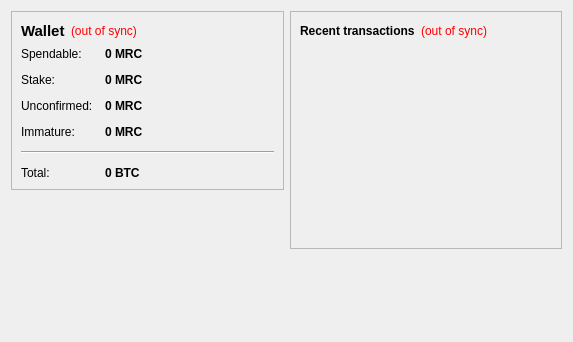
<?xml version="1.0" encoding="UTF-8"?>
<ui version="4.0">
 <class>OverviewPage</class>
 <widget class="QWidget" name="OverviewPage">
  <property name="geometry">
   <rect>
    <x>0</x>
    <y>0</y>
    <width>573</width>
    <height>342</height>
   </rect>
  </property>
  <property name="windowTitle">
   <string>Form</string>
  </property>
  <layout class="QHBoxLayout" name="horizontalLayout" stretch="1,1">
   <item>
    <layout class="QVBoxLayout" name="verticalLayout_2">
     <item>
      <widget class="QFrame" name="frame">
       <property name="frameShape">
        <enum>QFrame::StyledPanel</enum>
       </property>
       <property name="frameShadow">
        <enum>QFrame::Raised</enum>
       </property>
       <layout class="QVBoxLayout" name="verticalLayout_4">
        <item>
         <layout class="QHBoxLayout" name="horizontalLayout_4">
          <item>
           <widget class="QLabel" name="label_5">
            <property name="font">
             <font>
              <pointsize>11</pointsize>
              <weight>75</weight>
              <bold>true</bold>
             </font>
            </property>
            <property name="text">
             <string>Wallet</string>
            </property>
           </widget>
          </item>
          <item>
           <widget class="QLabel" name="labelWalletStatus">
            <property name="toolTip">
             <string>The displayed information may be out of date. Your wallet automatically synchronizes with the Miroskii network after a connection is established, but this process has not completed yet.</string>
            </property>
            <property name="styleSheet">
             <string notr="true">QLabel { color: red; }</string>
            </property>
            <property name="text">
             <string notr="true">(out of sync)</string>
            </property>
            <property name="alignment">
             <set>Qt::AlignLeading|Qt::AlignLeft|Qt::AlignVCenter</set>
            </property>
           </widget>
          </item>
          <item>
           <spacer name="horizontalSpacer_2">
            <property name="orientation">
             <enum>Qt::Horizontal</enum>
            </property>
            <property name="sizeHint" stdset="0">
             <size>
              <width>40</width>
              <height>20</height>
             </size>
            </property>
           </spacer>
          </item>
         </layout>
        </item>
        <item>
         <layout class="QFormLayout" name="formLayout_2">
          <property name="fieldGrowthPolicy">
           <enum>QFormLayout::AllNonFixedFieldsGrow</enum>
          </property>
          <property name="horizontalSpacing">
           <number>12</number>
          </property>
          <property name="verticalSpacing">
           <number>12</number>
          </property>
          <item row="0" column="0">
           <widget class="QLabel" name="label">
            <property name="text">
             <string>Spendable:</string>
            </property>
           </widget>
          </item>
          <item row="0" column="1">
           <widget class="QLabel" name="labelBalance">
            <property name="font">
             <font>
              <weight>75</weight>
              <bold>true</bold>
             </font>
            </property>
            <property name="cursor">
             <cursorShape>IBeamCursor</cursorShape>
            </property>
            <property name="toolTip">
             <string>Your current spendable balance</string>
            </property>
            <property name="text">
             <string notr="true">0 MRC</string>
            </property>
            <property name="textInteractionFlags">
             <set>Qt::LinksAccessibleByMouse|Qt::TextSelectableByKeyboard|Qt::TextSelectableByMouse</set>
            </property>
           </widget>
          </item>
          <item row="1" column="0">
           <widget class="QLabel" name="label_6">
            <property name="text">
             <string>Stake:</string>
            </property>
           </widget>
          </item>
          <item row="1" column="1">
           <widget class="QLabel" name="labelStake">
            <property name="font">
             <font>
              <weight>75</weight>
              <bold>true</bold>
             </font>
            </property>
            <property name="cursor">
             <cursorShape>IBeamCursor</cursorShape>
            </property>
            <property name="toolTip">
             <string>Total of coins that was staked, and do not yet count toward the current balance</string>
            </property>
            <property name="text">
             <string notr="true">0 MRC</string>
            </property>
            <property name="textInteractionFlags">
             <set>Qt::LinksAccessibleByMouse|Qt::TextSelectableByKeyboard|Qt::TextSelectableByMouse</set>
            </property>
           </widget>
          </item>
          <item row="2" column="0">
           <widget class="QLabel" name="label_3">
            <property name="text">
             <string>Unconfirmed:</string>
            </property>
           </widget>
          </item>
          <item row="2" column="1">
           <widget class="QLabel" name="labelUnconfirmed">
            <property name="font">
             <font>
              <weight>75</weight>
              <bold>true</bold>
             </font>
            </property>
            <property name="cursor">
             <cursorShape>IBeamCursor</cursorShape>
            </property>
            <property name="toolTip">
             <string>Total of transactions that have yet to be confirmed, and do not yet count toward the current balance</string>
            </property>
            <property name="text">
             <string notr="true">0 MRC</string>
            </property>
            <property name="textInteractionFlags">
             <set>Qt::LinksAccessibleByMouse|Qt::TextSelectableByKeyboard|Qt::TextSelectableByMouse</set>
            </property>
           </widget>
          </item>
          <item row="3" column="0">
           <widget class="QLabel" name="labelImmatureText">
            <property name="text">
             <string>Immature:</string>
            </property>
           </widget>
          </item>
          <item row="3" column="1">
           <widget class="QLabel" name="labelImmature">
            <property name="font">
             <font>
              <weight>75</weight>
              <bold>true</bold>
             </font>
            </property>
            <property name="toolTip">
             <string>Mined balance that has not yet matured</string>
            </property>
            <property name="text">
             <string notr="true">0 MRC</string>
            </property>
            <property name="textInteractionFlags">
             <set>Qt::LinksAccessibleByMouse|Qt::TextSelectableByKeyboard|Qt::TextSelectableByMouse</set>
            </property>
           </widget>
          </item>
          <item row="4" column="0" colspan="2">
           <widget class="Line" name="line">
            <property name="orientation">
             <enum>Qt::Horizontal</enum>
            </property>
           </widget>
          </item>
          <item row="5" column="0">
           <widget class="QLabel" name="labelTotalText">
            <property name="text">
             <string>Total:</string>
            </property>
           </widget>
          </item>
          <item row="5" column="1">
           <widget class="QLabel" name="labelTotal">
            <property name="font">
             <font>
              <weight>75</weight>
              <bold>true</bold>
             </font>
            </property>
            <property name="cursor">
             <cursorShape>IBeamCursor</cursorShape>
            </property>
            <property name="toolTip">
             <string>Your current total balance</string>
            </property>
            <property name="text">
             <string notr="true">0 BTC</string>
            </property>
            <property name="textInteractionFlags">
             <set>Qt::LinksAccessibleByMouse|Qt::TextSelectableByKeyboard|Qt::TextSelectableByMouse</set>
            </property>
           </widget>
          </item>
         </layout>
        </item>
       </layout>
      </widget>
     </item>
     <item>
      <spacer name="verticalSpacer">
       <property name="orientation">
        <enum>Qt::Vertical</enum>
       </property>
       <property name="sizeHint" stdset="0">
        <size>
         <width>20</width>
         <height>40</height>
        </size>
       </property>
      </spacer>
     </item>
    </layout>
   </item>
   <item>
    <layout class="QVBoxLayout" name="verticalLayout_3">
     <item>
      <widget class="QFrame" name="frame_2">
       <property name="frameShape">
        <enum>QFrame::StyledPanel</enum>
       </property>
       <property name="frameShadow">
        <enum>QFrame::Raised</enum>
       </property>
       <layout class="QVBoxLayout" name="verticalLayout">
        <item>
         <layout class="QHBoxLayout" name="horizontalLayout_2">
          <item>
           <widget class="QLabel" name="label_4">
            <property name="text">
             <string>&lt;b&gt;Recent transactions&lt;/b&gt;</string>
            </property>
           </widget>
          </item>
          <item>
           <widget class="QLabel" name="labelTransactionsStatus">
            <property name="toolTip">
             <string>The displayed information may be out of date. Your wallet automatically synchronizes with the Miroskii network after a connection is established, but this process has not completed yet.</string>
            </property>
            <property name="styleSheet">
             <string notr="true">QLabel { color: red; }</string>
            </property>
            <property name="text">
             <string notr="true">(out of sync)</string>
            </property>
            <property name="alignment">
             <set>Qt::AlignRight|Qt::AlignTrailing|Qt::AlignVCenter</set>
            </property>
           </widget>
          </item>
          <item>
           <spacer name="horizontalSpacer">
            <property name="orientation">
             <enum>Qt::Horizontal</enum>
            </property>
            <property name="sizeHint" stdset="0">
             <size>
              <width>40</width>
              <height>20</height>
             </size>
            </property>
           </spacer>
          </item>
         </layout>
        </item>
        <item>
         <widget class="QListView" name="listTransactions">
          <property name="styleSheet">
           <string notr="true">QListView { background: transparent; }</string>
          </property>
          <property name="frameShape">
           <enum>QFrame::NoFrame</enum>
          </property>
          <property name="verticalScrollBarPolicy">
           <enum>Qt::ScrollBarAlwaysOff</enum>
          </property>
          <property name="horizontalScrollBarPolicy">
           <enum>Qt::ScrollBarAlwaysOff</enum>
          </property>
          <property name="selectionMode">
           <enum>QAbstractItemView::NoSelection</enum>
          </property>
         </widget>
        </item>
       </layout>
      </widget>
     </item>
     <item>
      <spacer name="verticalSpacer_2">
       <property name="orientation">
        <enum>Qt::Vertical</enum>
       </property>
       <property name="sizeHint" stdset="0">
        <size>
         <width>20</width>
         <height>40</height>
        </size>
       </property>
      </spacer>
     </item>
    </layout>
   </item>
  </layout>
 </widget>
 <resources/>
 <connections/>
</ui>
